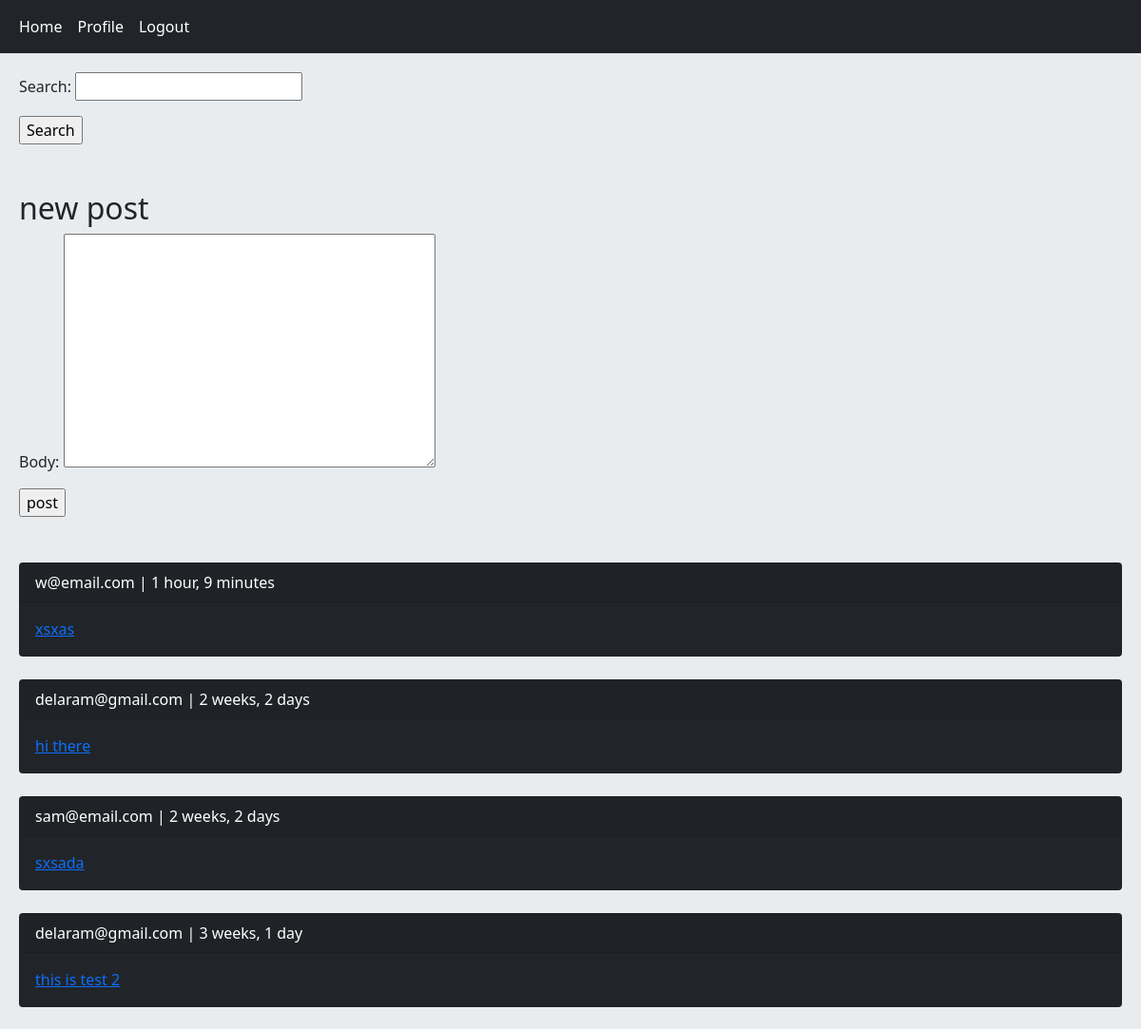
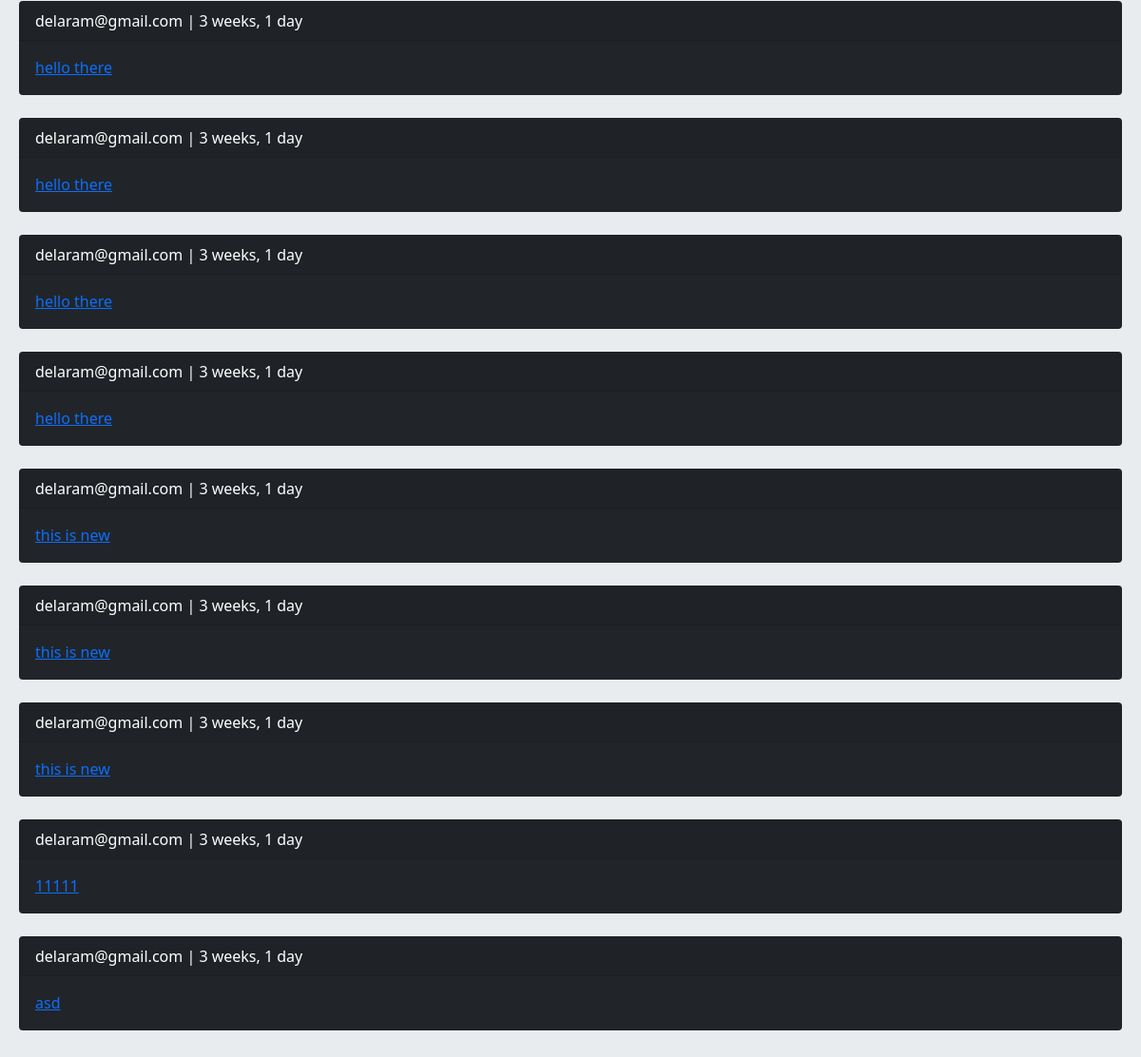
Screenshot of / (signed in) with the database file from the repository (2 pictures, top to bottom).
### home/models.py (models this page shows, shortened)
class Post(models.Model):
	user = models.ForeignKey(User, on_delete=models.CASCADE, related_name='posts')
	body = models.TextField()
	slug = models.SlugField()
	title = models.CharField(max_length=100, null=True, blank=True)
	created = models.DateTimeField(auto_now_add=True)
	updated = models.DateTimeField(auto_now=True)
	class Meta:
		ordering = ['-created']
	def get_absolute_url(self):
		return reverse('home:post_detail', args=(self.id, self.slug))

### accounts/models.py (models this page shows, shortened)
class User(AbstractBaseUser):
    staff_id = models.CharField(max_length=11, unique=True)
    email = models.EmailField(max_length=255, unique=True)
    phone_number = models.CharField(max_length=11)
    full_name = models.CharField(max_length=100)
    is_active = models.BooleanField(default=True)
    is_admin = models.BooleanField(default=False)
    objects = UserManager()
    USERNAME_FIELD = 'staff_id'
    REQUIRED_FIELDS = ['phone_number','email', 'full_name' ]
    def __str__(self):
        return self.email

### home/views.py (the view, shortened to what this page needs)
# urls.py: path('', views.HomeView.as_view(), name='home'),
class HomeView(View):
	form_class = PostSearchForm
	post_form_class = PostCreateUpdateForm
	def get(self, request,*args, **kwargs):
		posts = Post.objects.all()
		if request.GET.get('search'):
			posts = posts.filter(body__contains=request.GET['search'])
		return render(request, 'home/index.html', {'posts':posts, 'form':self.form_class, 'create_post':self.post_form_class})

### home/templates/home/index.html (shortened to what this page needs)
{% extends 'base.html' %}
{% block content %}
    <form action="" method="get">
        {{ form.as_p }}
        <input type="submit" value="Search">
    </form><br/><br/>
    <h2>new post</h2>
    <form action="" method="post" class="col-md-6" novalidate>
        {{ create_post.as_p }}
        <input type="submit" value="post">
    </form><br/><br/>
     {% for post in posts %}
        <div class="card bg-dark text-white">
            <p class="card-header">{{ post.user }} | {{ post.created|timesince }}</p>
            <a href="{{ post.get_absolute_url }}" class="card-body">{{ post.body|truncatewords:8 }}</a>
        </div><br/>
         {% empty %}
        <p>No comments yet!</p>
    {% endfor %}
{% endblock %}

### rows the page displays
Post: user "w@email.com", created "1 hour, 9 minutes", body "xsxas"
Post: user "delaram@gmail.com", created "2 weeks, 2 days", body "hi there"
Post: user "sam@email.com", created "2 weeks, 2 days", body "sxsada"
Post: user "delaram@gmail.com", created "3 weeks, 1 day", body "this is test 2"
Post: user "delaram@gmail.com", created "3 weeks, 1 day", body "hello there"
Post: user "delaram@gmail.com", created "3 weeks, 1 day", body "hello there"
Post: user "delaram@gmail.com", created "3 weeks, 1 day", body "hello there"
Post: user "delaram@gmail.com", created "3 weeks, 1 day", body "hello there"
Post: user "delaram@gmail.com", created "3 weeks, 1 day", body "this is new"
Post: user "delaram@gmail.com", created "3 weeks, 1 day", body "this is new"
Post: user "delaram@gmail.com", created "3 weeks, 1 day", body "this is new"
Post: user "delaram@gmail.com", created "3 weeks, 1 day", body "11111"
Post: user "delaram@gmail.com", created "3 weeks, 1 day", body "asd"
